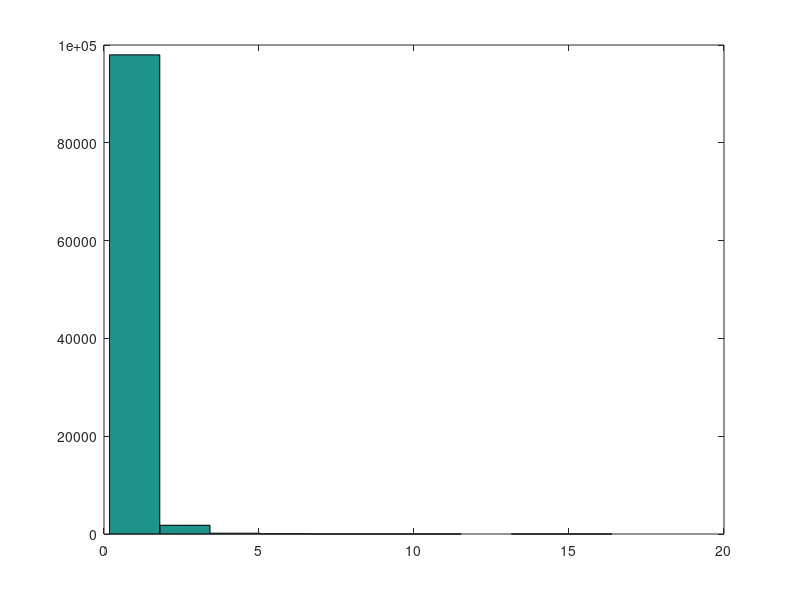

Reproduce this figure in MATLAB. (Note: this script raises an error after producing the figure.)
%% understanding Jbar, tau, and sigma

Jbar = 3.5452;
tau = 2;

nSamps = 1e5;
samps = sqrt(1./gamrnd(Jbar/tau,tau,1,nSamps));

% hist(1./samps.^2)
% hist(samps)

figure; hist(samps)
mean(samps)

%% ==========================================================
%             STUFF WITH ACTUAL DATA!
% ===========================================================
% 02.5.2017

% load in data file
load('group_data.mat')

% saving subjid, priority, radius, response_x, response_y, target_theta
usefuldata = group_data(:,[1 2 4 6 7 13]);

% deleting nans
idx = logical(sum(isnan(usefuldata),2)); % idxs of nans 
usefuldata(idx,:) = [];

% rename useful columns of group_data.mat
data_subj = usefuldata(:,1);
data_priority = usefuldata(:,2);
data_radius = usefuldata(:,3);
response_x = usefuldata(:,4);
response_y = usefuldata(:,5);
target_x = 10*cosd(usefuldata(:,6)); % x location
target_y = 10*sind(usefuldata(:,6)); % y location

% errors
error_x = response_x - target_x;
error_y = response_y - target_y;
error_distance = sqrt(error_x.^2 + error_y.^2);

% deleting trials with technical malfunctions
idx = (error_distance >= 10) | (data_radius >= 10);
error_distance(idx) = [];
data_priority(idx) = [];
data_subj(idx) = [];
data_radius(idx) = [];
error_x(idx) = [];
error_y(idx) = [];

% priority and subject numbers
priorityVec = sort(unique(data_priority),'descend'); % priority condition
nPriorities = length(priorityVec);
titleVec = {'high','med','low'};
subjVec = unique(data_subj);
nSubj = length(subjVec);

% data = cell(1,nSubj);
% for isubj = 1:nSubj
%     subjnum = subjVec(isubj);
%     
%     data{isubj} = cell(1,nPriorities);
%     for ipriority = 1:nPriorities
%         priority = priorityVec(ipriority);
%         idx = (data_subj == subjnum) & (data_priority == priority);
%         nTrials = sum(idx);
%         
%         data{isubj}{ipriority} = nan(nTrials,2);
%         data{isubj}{ipriority}(:,1) = error_distance(idx);
%         data{isubj}{ipriority}(:,2) = data_radius(idx);
%     end
% end

% save('cleandata.mat','data')


%% plot disc size as a function of euclidean error

isubj = 4;

% nTrials = nan(1,nPriorities);
% for ipriority = 1:nPriorities
%     priority = priorityVec(ipriority);
%     idx = (data_subj == subjnum) & (data_priority == priority);
%     nTrials(ipriority) = sum(idx);
%     
%     data_r = data_radius(idx);
%     data_error = error_distance(idx);
%     
%     subplot(2,2,ipriority)
%     plot(data_error,data_r,'ko')
%     defaultplot
%     
% end

load('cleandata.mat','data')
nPriorities = 3;
model = 2;

Theta = [2.4469    0.5122    0.6620    0.5406    0.2483]; % [2 .2 .2];% load best fit parameters
nTrials = nan(1,3);
for ipriority = 1:nPriorities
    nTrials(ipriority) = size(data{isubj}{ipriority},1);
end

simdata = simulate_data(model,Theta,nTrials);

% plot simulated data on top of real data
for ipriority = 1:nPriorities
    subplot(2,2,ipriority)
    plot(data{isubj}{ipriority}(:,1),data{isubj}{ipriority}(:,2),'ko');
    hold on;
    plot(simdata{ipriority}(:,1),simdata{ipriority}(:,2),'r*');
end

%% plot histogram of error and disc size for each priority

figure;
for ipriority = 1:nPriorities
    
    % plot error
    subplot(3,2,ipriority)
    hist([data{isubj}{ipriority}(:,1) simdata{ipriority}(:,1)])
    
    % plot discsize
    subplot(3,2,3+ipriority)
    hist([data{isubj}{ipriority}(:,2) simdata{ipriority}(:,2)])
end

%% plot median and IQR for error and disc size for each priority

figure;
for ipriority = 1:nPriorities
    
    % DISTANCE ERROR
    % error from real data
    subplot(1,2,1)
    sorteddata = sort(data{isubj}{ipriority}(:,1));
    quart25 = sorteddata(round(length(sorteddata)*0.25));
    quart75 = sorteddata(round(length(sorteddata)*0.75));   
    med = median(sorteddata);
    hold on; errorbar(ipriority,med,med-quart25,quart75-med,'Marker','.','Color','k');
    
    % simualted data error
    sorteddata = sort(simdata{ipriority}(:,1));
    quart25 = sorteddata(round(length(sorteddata)*0.25));
    quart75 = sorteddata(round(length(sorteddata)*0.75));   
    med = median(sorteddata);
    hold on; errorbar(ipriority+0.2,med,med-quart25,quart75-med,'Marker','.','Color','r');
    
    % DISC SIZE
    % real data
    subplot(1,2,2)
    sorteddata = sort(data{isubj}{ipriority}(:,2));
    quart25 = sorteddata(round(length(sorteddata)*0.25));
    quart75 = sorteddata(round(length(sorteddata)*0.75));   
    med = median(sorteddata);
    hold on; errorbar(ipriority,med,med-quart25,quart75-med,'Marker','.','Color','k');
    
    % simulated disc size
    sorteddata = sort(simdata{ipriority}(:,2));
    quart25 = sorteddata(round(length(sorteddata)*0.25));
    quart75 = sorteddata(round(length(sorteddata)*0.75));   
    med = median(sorteddata);
    hold on; errorbar(ipriority+0.2,med,med-quart25,quart75-med,'Marker','.','Color','r');
end

subplot(1,2,1);
defaultplot
xlim([0.5 3.5])
title('saccadic error (dva)')

subplot(1,2,2)
defaultplot
xlim([0.5 3.5])
title('disc size (dva)')

%% % % % % % % % % % % % % % % % % % % % % % % % % % % % % % % 
%    LOOK AT FITTED PARAMETERS 
% % % % % % % % % % % % % % % % % % % % % % % % % % % % % % % 

clear all

load('cleandata.mat')

for isubj = [1 2 4:11];
isubj

% load fits
filename = ['fits_optimal_subj' num2str(isubj) '.mat'];
load(filename)

bfp = ML_parameters(nLLVec == min(nLLVec),:);
logflag = logical([1 1 0]);
logbfp = bfp;
logbfp(logflag) = log(logbfp(logflag));

pVec = calculate_optimal_pVec(bfp)
min(nLLVec)
nLL = calc_nLL(logbfp,data{isubj})
end

%% % % % % % % % % % % % % % % % % % % % % % % % % % % 
%       GET A PLOT OF DATA AND MODEL 
% % % % % % % % % % % % % % % % % % % % % % % % % % % 
clear all
load('cleandata.mat')
nPriorities = 3;

isubj = 1;
subjdata = data{isubj};
for ipriority = 1:nPriorities;
    priority = priorityVec(ipriority);

    
end
